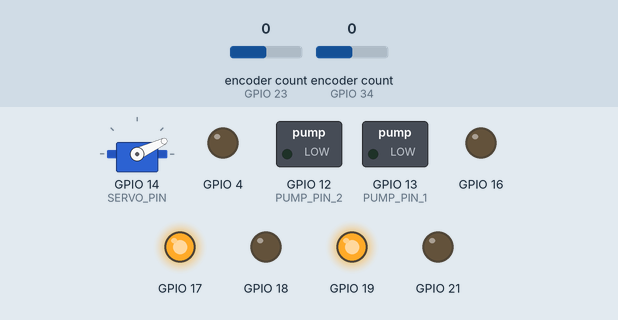
This sketch was run on a simulated ESP32. Parts: servo, switched loads named in the sketch (green lamp = pin HIGH), output pins drawn as LEDs (lit = HIGH). The test bench sets the inputs (shaded band); at power-on: encoder count (sensors on GPIO 23, GPIO 34) 0. WiFi joins after 1.5 s; servers stay silent unless stated; servo pulses on a pin are drawn as a servo (544–2400 µs = 0–180°); what the sketch prints to the serial monitor is not drawn.

Above: at 3.2 s.
3.3 s: encoder count (sensor on GPIO 23) set to 1
At 4.3 s:
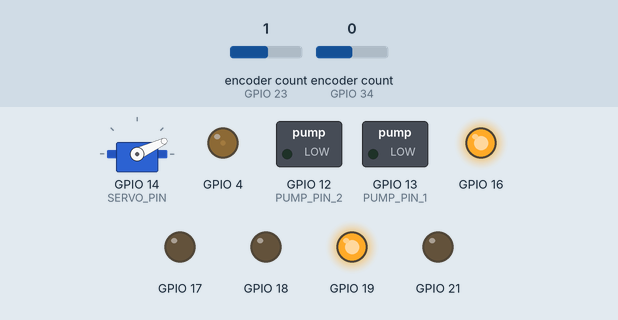
6.4 s: encoder count (sensor on GPIO 34) set to 1
At 7.7 s:
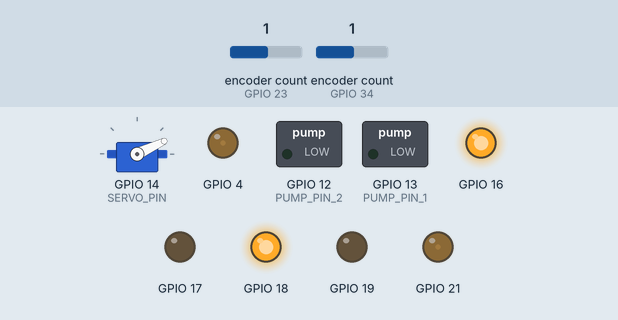
8.0 s: encoder count (sensor on GPIO 34) set to 2
At 9.3 s:
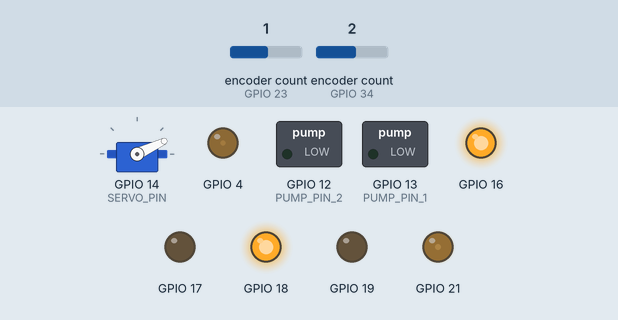
9.6 s: encoder count (sensor on GPIO 34) set to 6
At 10.5 s:
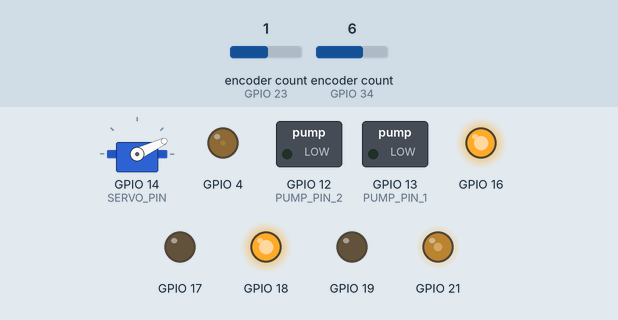
11.2 s: encoder count (sensor on GPIO 23) set to 0
At 11.7 s:
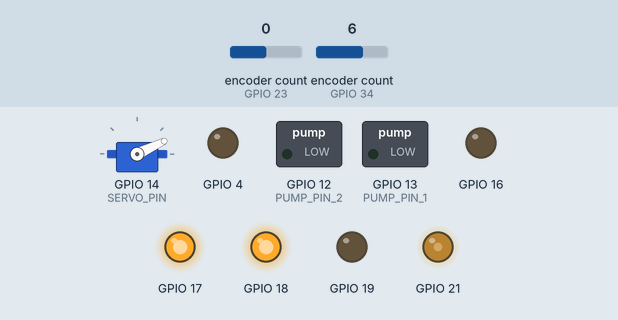
Timing chart, 0 to 13.8 s (numbered marks = the images above; inputs shaded):
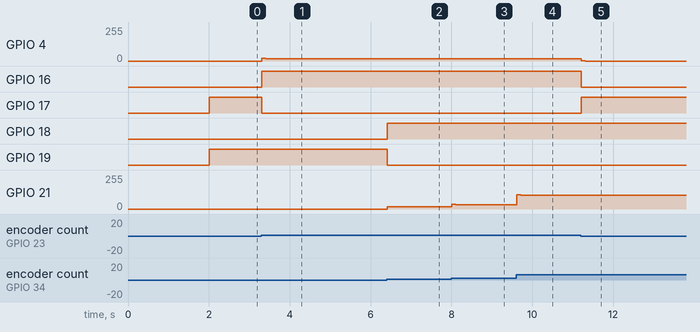

Measured:
- after the input at 3.3 s, GPIO 4: 0/255 → 19/255 at once, → 18/255 0.10 s later; GPIO 16: LOW → HIGH at once; GPIO 17: HIGH → LOW at once
- after the input at 6.4 s, GPIO 18: LOW → HIGH at once; GPIO 19: HIGH → LOW at once; GPIO 21: 0/255 → 18/255 at once, → 17/255 0.10 s later
- after the input at 8.0 s, GPIO 21: 17/255 → 34/255 at once, → 33/255 0.10 s later
- after the input at 9.6 s, GPIO 21: 33/255 → 108/255 at once, → 104/255 0.10 s later
- after the input at 11.2 s, GPIO 4: 18/255 → 1/255 at once, → 0/255 0.10 s later; GPIO 16: HIGH → LOW at once; GPIO 17: LOW → HIGH at once

The sketch:

robit.ino
```cpp
#include <WiFi.h>
#include <AsyncTCP.h>
#include <ESPAsyncWebServer.h>
#include <ESP32Servo.h>
#include "Motor.h"
#include <ArduinoJson.h>
#include <ESPmDNS.h>


#define WIFI_SSID "TuckZone"
#define WIFI_PASS "tucktuck"

#define SERVO_PIN 14
#define SERVO_CHANNEL 3 // Using channel 3 now
#define SERVO_FREQ 50
#define SERVO_MIN_DUTY 819 // Duty cycle for 0 degrees
#define SERVO_MAX_DUTY 4092 // Duty cycle for 180 degrees
#define PUMP_PIN_1 13
#define PUMP_PIN_2 12
#define PUMP_CHANNEL 4
#define PUMP_FREQ 5000
#define PUMP_RES 8


Motor* motorA;
Motor* motorB;
bool waving = false;
bool pumpRunning = false;
int pos = 0;

AsyncWebServer server(80);
AsyncWebSocket ws("/ws");

void setup() {
  Serial.begin(115200);
  Serial.println("Serial port opened");

  // motorA = new Motor(4, 16, 19, 0, "Motor A", 23, 22); // IN1, IN2, ENA, channel, motor name, encoderPinA, encoderPinB
  // motorB = new Motor(17, 18, 21, 1, "Motor B", 34, 39); // IN3, IN4, ENB, channel, motor name, encoderPinA, encoderPinB

  motorA = new Motor(16, 17, 4, 0, "Motor A", 23, 22); // IN1, IN2, ENA, channel, motor name, encoderPinA, encoderPinB
  motorB = new Motor(18, 19, 21, 1, "Motor B", 34, 39); // IN3, IN4, ENB, channel, motor name, encoderPinA, encoderPinB
  motorA->setMaxSpeed(7);
  motorA->setMaxSpeed(7);

  pinMode(PUMP_PIN_2, OUTPUT);  // Only required for the digital pin
  ledcSetup(SERVO_CHANNEL, SERVO_FREQ, 16); // 16-bit width
  ledcAttachPin(SERVO_PIN, SERVO_CHANNEL);
  ledcSetup(PUMP_CHANNEL, PUMP_FREQ, PUMP_RES);
  ledcAttachPin(PUMP_PIN_1, PUMP_CHANNEL);

  WiFi.begin(WIFI_SSID, WIFI_PASS);
  while (WiFi.status() != WL_CONNECTED) {
    delay(1000);
    Serial.println("Connecting to WiFi...");
  }
  Serial.println("Connected to WiFi");
  Serial.println("IP address: ");
  Serial.println(WiFi.localIP());

  server.on("/", HTTP_GET, [](AsyncWebServerRequest *request){
    request->send(200, "text/html", getHtml());
  });
  server.addHandler(&ws);
  ws.onEvent(onWsEvent);

  server.begin();
}

void setPumpMotorSpeed(int speedPercent) {
  // Constrain and map the speed percentage to PWM value
  speedPercent = constrain(speedPercent, 0, 100);
  int pwmValue = map(speedPercent, 0, 100, 0, 255);

  // Set motor direction (you can reverse these if your motor spins the wrong way)
  if (speedPercent >= 0) {
    digitalWrite(PUMP_PIN_2, LOW); // set IN2 low
    ledcWrite(PUMP_CHANNEL, pwmValue); // set IN1 high with PWM value
  } else {
    digitalWrite(PUMP_PIN_2, HIGH); // set IN2 high
    ledcWrite(PUMP_CHANNEL, 255 - pwmValue); // set IN1 low with inverse PWM value
  }
}

void setServoAngle(int angle) {
  if (angle < 0) angle = 0;
  if (angle > 180) angle = 180;

  int dutyCycle = map(angle, 0, 180, SERVO_MIN_DUTY, SERVO_MAX_DUTY);
  ledcWrite(SERVO_CHANNEL, dutyCycle);


}


void waveServo() {
  static unsigned long lastWaveTime = 0;
  static int position = 0;
  static int direction = 1; // 1 for increasing, -1 for decreasing

  if (millis() - lastWaveTime >= 6) {
    position += direction * 5; // Change angle by 5 degrees
    if (position >= 180 || position <= 0) direction = -direction; // Reverse direction at limits
    setServoAngle(position);
    lastWaveTime = millis();
  }
}

void loop() {
  static unsigned long lastUpdateTime = 0;
  static unsigned long lastUpdateTime2 = 0;
  unsigned long now = millis();

  // motorB->compute();
  motorA->compute();

  motorB->compute();

  if (waving) {
    waveServo();
  } else {
    setServoAngle(100);
  }

  if (pumpRunning) {
    setPumpMotorSpeed(75);
  } else {
    setPumpMotorSpeed(0);
  }

  if (now - lastUpdateTime2 >= 10) {
    motorB->updateRPM();
    motorA->updateRPM();

    lastUpdateTime2 = now;
  }
  if (now - lastUpdateTime >= 1000) {

    lastUpdateTime = now;

    DynamicJsonDocument doc(1024);
    doc["motorA"] = motorA->getTotalTicks();
    doc["motorA_rpm"] = motorA->getRPM();
    doc["motorB"] = motorB->getTotalTicks();
    doc["motorB_rpm"] = motorB->getRPM();
    doc["motorA_speed"] = motorA->getMaxSpeed();
    doc["KI"] = motorA->getKI();
    doc["KP"] = motorA->getKP();
    doc["kD"] = motorA->getKD();

    String msg;
    serializeJson(doc, msg);
    ws.textAll(msg);
  }

  ws.cleanupClients();
}

void onWsEvent(AsyncWebSocket *server, AsyncWebSocketClient *client, AwsEventType type, void *arg, uint8_t *data, size_t len) {
  if(type == WS_EVT_CONNECT) {
    Serial.println("Websocket client connection received");
  } else if(type == WS_EVT_DISCONNECT) {
    Serial.println("Client disconnected");
  } else if(type == WS_EVT_DATA) {
    // Parse JSON object
    DynamicJsonDocument doc(1024);
    deserializeJson(doc, (char*)data);

    if (doc.containsKey("changeMaxSpeed")) {
      int direction = doc["changeMaxSpeed"];
      int newSpeed = motorA->getMaxSpeed() + direction;
      newSpeed = constrain(newSpeed, 1, 10); // Ensure the speed is within the range [1, 10]

      motorA->setMaxSpeed(newSpeed);
      motorB->setMaxSpeed(newSpeed);
    }

    if (doc.containsKey("axis1") && doc.containsKey("axis2")) {
      // Extract speed values
      double axis1 = doc["axis1"];
      double axis2 = doc["axis2"];
      axis1 = axis1/(10-7*(abs(axis2)/1.0));
      double motorBSpeed = min(100.0, max(-100.0, (axis1 - axis2) * 100.0));
      double motorASpeed = min(100.0, max(-100.0, (-axis2 - axis1) * 100.0));

      // Set motor speeds
      // Serial.println("Motor A Speed: " + String(motorASpeed) + "% speed" + " Motor B Speed: " + String(motorBSpeed) + "% speed");

      motorA->setSpeed(motorASpeed < 0, abs(motorASpeed));
      // Serial.println(String(motorBSpeed));
      motorB->setSpeed(motorBSpeed > 0, abs(motorBSpeed));
    }


    if (doc.containsKey("kp") && doc.containsKey("ki") && doc.containsKey("kd")) {
      // Extract PID values
      double kp = doc["kp"];
      double ki = doc["ki"];
      double kd = doc["kd"];

      // Set PID values for both motors
      motorA->setPidValues(kp, ki, kd);
      motorB->setPidValues(kp, ki, kd);
    }

    if (doc.containsKey("waveServo")) {
      waving = doc["waveServo"];
    }

    if (doc.containsKey("runPump")) {

      pumpRunning = doc["runPump"];
      if (pumpRunning) {
        Serial.println("pumpin");
      }
    }

  }


}


String getHtml() {
return R"rawliteral(
<!DOCTYPE HTML>
<html>
  <body>
    <div id="controllerInfo"></div>
    <br>
    <div id="motorInfo">
      <div id="leftMotor">Left Motor: <span id="leftDirection">&#8593;</span> <span id="leftSpeed">0</span>% <span id="leftEncoder">0</span></div>
      <div id="rightMotor">Right Motor: <span id="rightDirection">&#8593;</span> <span id="rightSpeed">0</span>% <span id="rightEncoder">0</span></div>
      <div id="pid">KP: <span id="KP">0</span> KI: <span id="KI">0</span> KD: <span id="KP">0</span></div>
    </div>
    <p>Adjust PID Settings:</p>
    <label>KP: <input type="text" id="kp" value="2.0"></label>
    <label>KI: <input type="text" id="ki" value="5.0"></label>
    <label>KD: <input type="text" id="kd" value="1.0"></label>
    <button onclick="updatePID()">Update PID</button>
    <script>

      var connection = new WebSocket('ws://' + location.hostname + ':80/ws');

      window.addEventListener("gamepadconnected", function(e) {
        var gp = navigator.getGamepads()[e.gamepad.index];
        var controllerInfo = document.getElementById("controllerInfo");
        controllerInfo.innerHTML = "Gamepad connected at index " + gp.index + ": " + gp.id + ".";
        setInterval(updateStatus, 100);
      });

function updateStatus(){
  var gp = navigator.getGamepads()[0];
  var axis1Int = 0;
  var axis2Int = 5;
  var b1Int = 6;
  var b2Int = 7;
  var b3Int = 1;
  var b4Int = 2;
  if(gp){
    var controllerInfo = document.getElementById("controllerInfo");

    if (isMobileDevice()) {
      axis1Int = 0;
      axis2Int = 3;
      b1Int = 4;
      b2Int = 5;
      b3Int = 1;
      b4Int = 2;
    }

    // Round axis2 and axis5 to the nearest hundreth
    var axis1 = parseFloat(gp.axes[axis1Int].toFixed(2));
    var axis2 = parseFloat(gp.axes[axis2Int].toFixed(2));
    // Handle B6 and B7 buttons
    var b1 = gp.buttons[b1Int].pressed;
    var b2 = gp.buttons[b2Int].pressed;
    var b3 = gp.buttons[b3Int].pressed;
    var b4 = gp.buttons[b4Int].pressed;


    if(b1) {
      connection.send(JSON.stringify({ changeMaxSpeed: -1 }));
    }

    if(b2) {
      connection.send(JSON.stringify({ changeMaxSpeed: 1 }));
    }


    connection.send(JSON.stringify({ waveServo: b3 }));
    connection.send(JSON.stringify({ runPump: b4 }));


    controllerInfo.innerHTML = "AXIS 1: " + axis1 + ", AXIS 2: " + axis2 + "<br />";
    // controllerInfo.innerHTML += "motorASpeed: " + motorASpeed + ", motorBSpeed: " + motorBSpeed + ", dir: " + dir + ", Max Speed: " + motorA.getMaxSpeed();

    connection.send(JSON.stringify({ axis1: axis1, axis2: axis2}));
  }
}

      var leftMotor = document.getElementById("leftSpeed");
      var rightMotor = document.getElementById("rightSpeed");
      var leftDirection = document.getElementById("leftDirection");
      var rightDirection = document.getElementById("rightDirection");
      var leftEncoder = document.getElementById("leftEncoder");
      var rightEncoder = document.getElementById("rightEncoder");
      var pid = document.getElementById("pid");

      connection.onmessage = function(e) {
        var data = JSON.parse(e.data);
        if (data.hasOwnProperty('motorA') && data.hasOwnProperty('motorB')) {
          leftEncoder.innerText = data.motorA + " ticks, " + data.motorA_rpm + " rpm" + " speed: " + data.motorA_speed;
          rightEncoder.innerText = data.motorB + " ticks, " + data.motorB_rpm + " rpm";
          pid.innerText = "PID: " + " KP: " + data.KP + " KI: " + data.KI + " KD: " + data.KD;
        }
      };

      function updatePID() {
        var kp = document.getElementById("kp").value;
        var ki = document.getElementById("ki").value;
        var kd = document.getElementById("kd").value;

        // Send PID values over WebSocket connection
        connection.send(JSON.stringify({ kp: kp, ki: ki, kd: kd }));
      }
      function isMobileDevice() {
        return /Android|webOS|iPhone|iPad|iPod|BlackBerry|IEMobile|Opera Mini/i.test(navigator.userAgent);
      }


    </script>
  </body>
</html>
)rawliteral";


}
```

motor.h
```cpp
#ifndef MOTOR_H
#define MOTOR_H

#include <PID_v1.h>
#include <Encoder.h>

#define KP 0.2
#define KI 33
#define KD 0

double pidi[10] = {5, 10, 15, 20, 25, 30, 35, 40, 45, 50};
double pidp[10] = {0.1, 0.1, 0.1, 0.1, 0.2, 0.2, 0.2, 0.2,0.2,0.2};

class Motor
{
private:
  int in1Pin;
  int in2Pin;
  int enablePin;
  int channel;
  String motorName;

  Encoder myEnc;
  double Setpoint, Input, Output;
  PID myPID;

  long previousTicks = 0;
  unsigned long previousTime = 0;
  float maxRpm = 40;
  float currentRpm = 0;
  int totalTicksPerRevolution = 640;
  int maxSpeed = 7;

public:
  Motor(int in1Pin, int in2Pin, int enablePin, int channel, String motorName, int encoderPinA, int encoderPinB)
  : in1Pin(in1Pin), in2Pin(in2Pin), enablePin(enablePin), channel(channel), motorName(motorName),
    myEnc(encoderPinA, encoderPinB), myPID(&Input, &Output, &Setpoint, KP, KI, KD, DIRECT)
  {
    Setpoint = 0;
    pinMode(in1Pin, OUTPUT);
    pinMode(in2Pin, OUTPUT);
    ledcSetup(channel, 25000, 8);
    ledcAttachPin(enablePin, channel);

    myPID.SetMode(AUTOMATIC);
    myPID.SetOutputLimits(-255,255);
    previousTicks = 0;
    previousTime = 0;
  }


  void setSetpoint(double newSetpoint) {
    Setpoint = newSetpoint;
  }

  void setSpeed(int direction, float speedPercentage) {
    if (direction == 0) {
      Setpoint = speedPercentage *-1;
    } else {
      Setpoint = speedPercentage;
    }
  }

  void setSpeed2(float speedPercentage) {
    if (speedPercentage >= 0) {
      digitalWrite(in1Pin, LOW);
      digitalWrite(in2Pin, HIGH);
      // Serial.println(motorName + " running backward at " + String(speedPercentage) + "% speed");
    } else {
      digitalWrite(in1Pin, HIGH);
      digitalWrite(in2Pin, LOW);
      // Serial.println(motorName + " running forward at " + String(speedPercentage) + "% speed");
    }
    // int dutyCycle = speedPercentage * 255 / 100; // convert percentage to duty cycle
    ledcWrite(channel, abs(speedPercentage));
  }


void compute()
{

  // Calculate percentage of maximum RPM
  Input = currentRpm/maxSpeed;
  // Input = myEnc.read();
  // Update PID controller
  myPID.Compute();
  int dutyCycle = constrain(Output, -255, 255); // Constrain PID output


  setSpeed2(dutyCycle);

  // Update previous values for next iteration


  // Log current RPM, setpoint, and duty cycle in CSV format
  // Serial.println(String(Input) + "," + String(Output) + "," + String(Setpoint));// + "," + String(dutyCycle));
}

  int getTotalTicks()
  {
    return myEnc.read();
  }

  float getRPM()
  {
    return currentRpm;
  }

  void updateRPM(){
    long currentTicks = myEnc.read();
    unsigned long currentTime = millis();
    long deltaTicks = currentTicks - previousTicks;
    unsigned long deltaTime = currentTime - previousTime;

    // Calculate RPM
    if (deltaTime > 0) {
      currentRpm = (float)deltaTicks / deltaTime * 60000.0 / totalTicksPerRevolution;
    }

    previousTicks = currentTicks;
    previousTime = currentTime;
  }
  void setPidValues(double kp, double ki, double kd) {
    myPID.SetTunings(kp, ki, kd);
  }

  int getMaxSpeed(){
    return maxSpeed;
  }
  void setMaxSpeed(int newSpeed) {
    setPidValues(pidp[newSpeed-1],pidi[newSpeed-1],0);
    maxSpeed = newSpeed;
  }

  double getKI(){
    return myPID.GetKi();
  }
  double getKP(){
    return myPID.GetKp();
  }
  double getKD(){
    return myPID.GetKd();
  }


};

#endif // MOTOR_H
```
